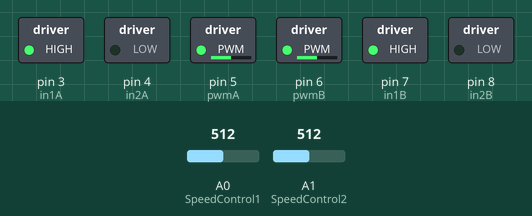
The sketch below on a simulated Arduino Nano, built with avr-gcc and run on an emulated ATmega328P. On the bench: switched loads named in the sketch (green lamp = pin HIGH). The test bench sets the inputs (shaded band); at power-on: A0 (SpeedControl1) = 512, A1 (SpeedControl2) = 512.

Above: at 1.2 s.
1.3 s: A0 (SpeedControl1) set to 716
At 2.2 s:
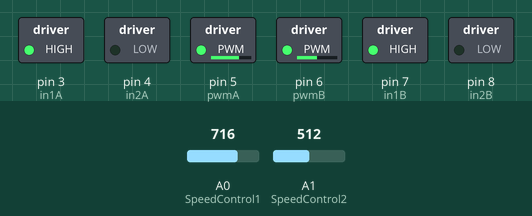
2.8 s: A1 (SpeedControl2) set to 716
At 3.3 s:
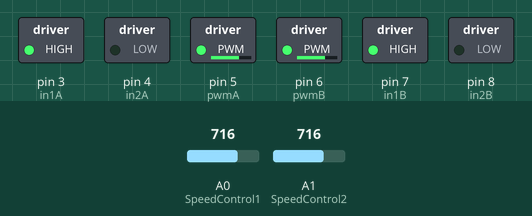
4.3 s: A0 (SpeedControl1) set to 900
At 5.5 s:
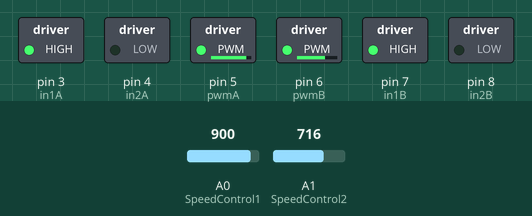
5.8 s: A1 (SpeedControl2) set to 900
At 6.8 s:
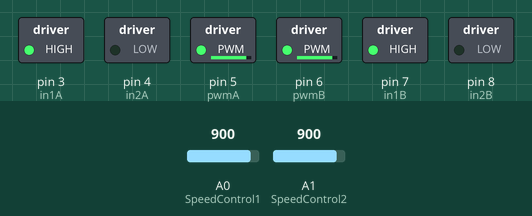
7.3 s: A0 (SpeedControl1) set to 511
At 7.9 s:
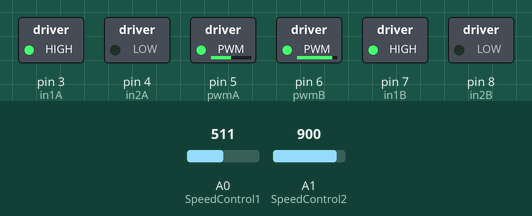
8.8 s: A1 (SpeedControl2) set to 122
At 9.1 s:
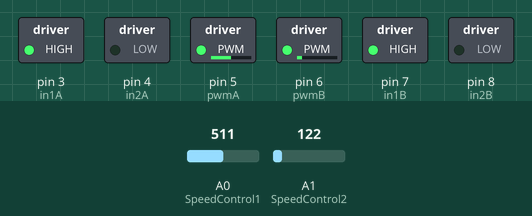
Timing chart, 0 to 11.3 s (numbered marks = the images above; inputs shaded):
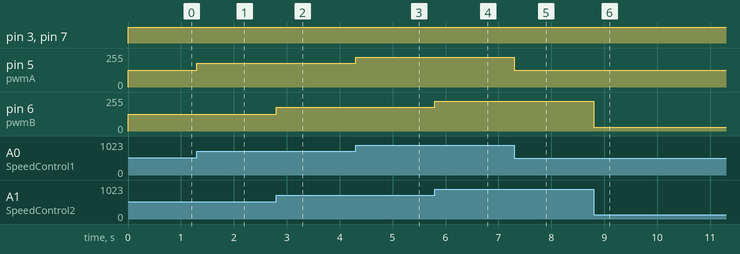

The sketch:

h_bridge_test_unidir.ino
```cpp
/*
Initial test for TB6612FNG H-Bridge

Two motors, unidirectional.

wiring:
1) Nano -> H-Bridge
D3 -> AI1
D4 -> AI2
D5 -> PWMA
D6 -> PWMB
D7 -> BI1
D8 -> BI2
5v -> STBY
gnd -> gnd

2) Nano -> pot
5V -> pin1
A0/A1 -> pin2 (wiper, middle pin)
gnd -> pin3

3) separate 5V source -> H-Bridge
5v -> VM
gnd -> gnd

4) motors -> H-Bridge
motorA -> A01/A02
motorB -> B01/B02
*/

////////////////////
// initialization //
////////////////////

// motor A
int pwmA = 5;
int in1A = 3;
int in2A = 4;

// motor B
int pwmB = 6;
int in1B = 7;
int in2B = 8;

// potentiometers for speed control
int SpeedControl1 = A0;
int SpeedControl2 = A1;

// motor speed vals
int MotorSpeed1 = 0;
int MotorSpeed2 = 0;

void setup()
{
    pinMode(pwmA, OUTPUT);
    pinMode(pwmB, OUTPUT);
    pinMode(in1A, OUTPUT);
    pinMode(in2A, OUTPUT);
    pinMode(in1B, OUTPUT);
    pinMode(in2B, OUTPUT);
}

void loop()
{
    // set motor A forward
    digitalWrite(in1A, HIGH);
    digitalWrite(in2A, LOW);

    // set motor B forward
    digitalWrite(in1B, HIGH);
    digitalWrite(in2B, LOW);

    // read pots and map to 0-255
    MotorSpeed1 = map(analogRead(SpeedControl1), 0, 1023, 0, 255);
    MotorSpeed2 = map(analogRead(SpeedControl2), 0, 1023, 0, 255);

    // set motor speeds
    analogWrite(pwmA, MotorSpeed1);
    analogWrite(pwmB, MotorSpeed2);

}
```

Measured:
- after the input at 1.3 s, pin 5 (pwmA): 127/255 → 178/255 at once
- after the input at 2.8 s, pin 6 (pwmB): 127/255 → 178/255 at once
- after the input at 4.3 s, pin 5 (pwmA): 178/255 → 224/255 at once
- after the input at 5.8 s, pin 6 (pwmB): 178/255 → 224/255 at once
- after the input at 7.3 s, pin 5 (pwmA): 224/255 → 127/255 at once
- after the input at 8.8 s, pin 6 (pwmB): 224/255 → 30/255 at once
